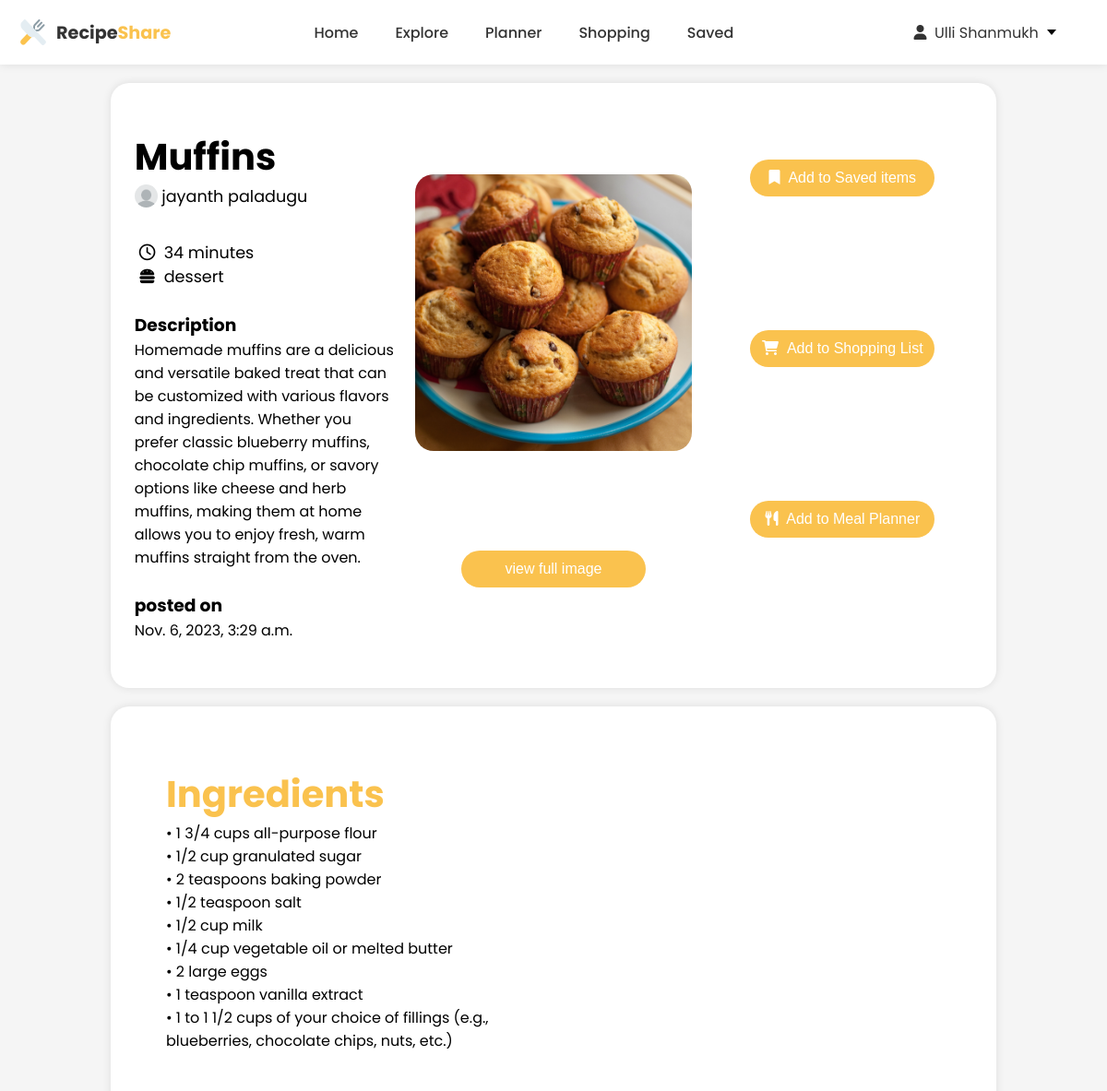
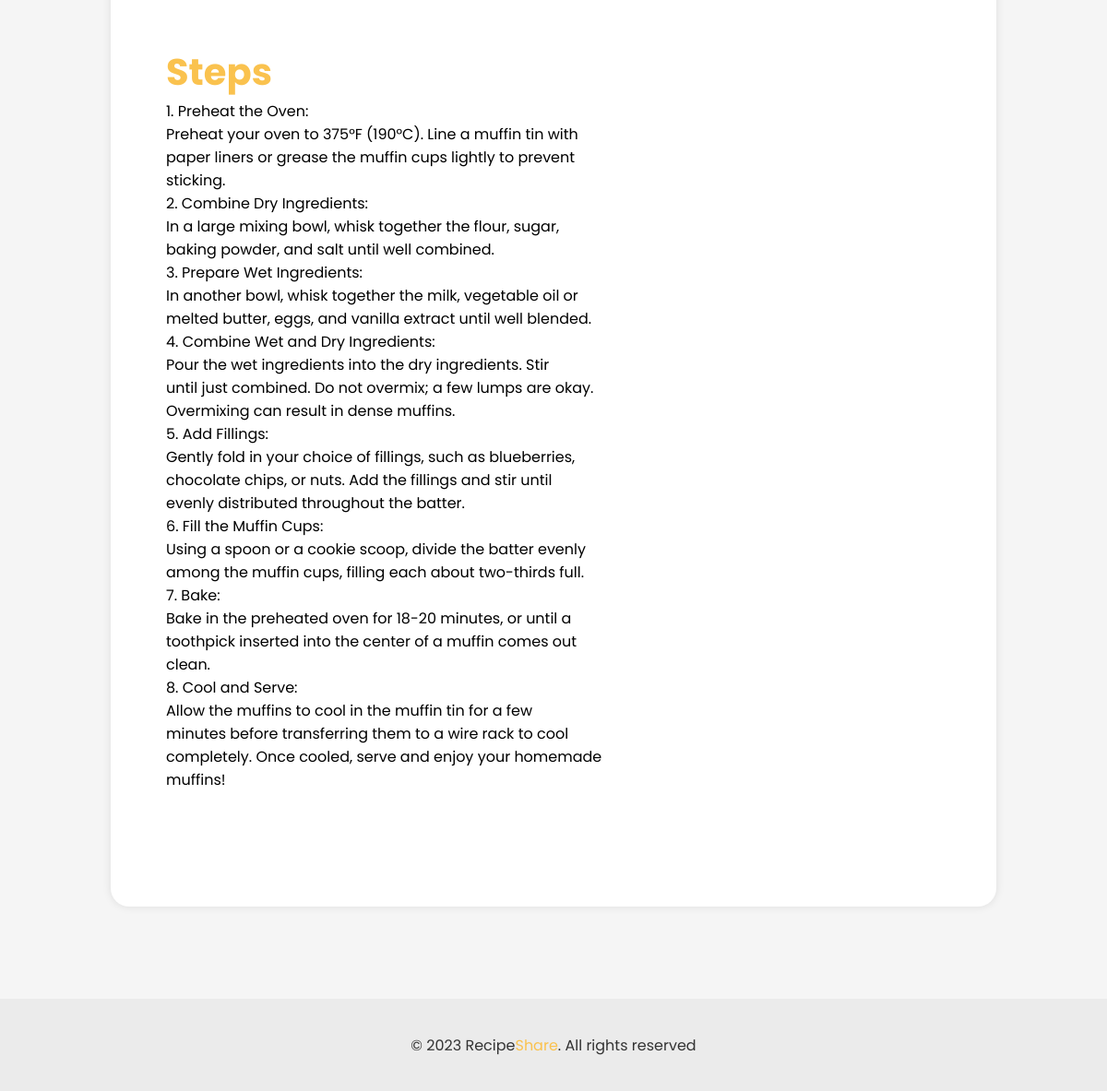
The page /post_details/30 (signed in) on the database its author committed (2 pictures, top to bottom).
### Users/models.py (models this page shows, shortened)
class CustomUser(AbstractBaseUser, PermissionsMixin):
    first_name = models.CharField(max_length=255,null=True, blank=True)
    last_name = models.CharField(max_length=255,null=True, blank=True)
    email = models.EmailField(unique=True)
    is_active = models.BooleanField(default=True)
    is_staff = models.BooleanField(default=False)
    objects = CustomUserManager()
    USERNAME_FIELD = 'email' # this is identifed as the unique identifier for the user
    REQUIRED_FIELDS = [] # this is the required field for the user

### main/models.py (models this page shows, shortened)
class UserPost(models.Model):
    user = models.ForeignKey(CustomUser, on_delete=models.CASCADE)
    recipe_name = models.CharField(max_length=100)
    recipe_image = models.ImageField(upload_to='recipes')
    recipe_time = models.CharField(max_length=100)
    description = models.TextField()
    ingredients = models.TextField()
    steps = models.TextField()
    recipe_type = models.CharField(max_length=100)
    date = models.DateTimeField(auto_now_add=True)

### main/views.py (the view)
# urls.py: path('post_details/<int:id>',views.post_details,name='post_details' ),
def post_details(request, id):
    if request.user.is_authenticated:
        post = UserPost.objects.get(id=id)
        return render(request, 'post_details.html', {'post': post})

### main/templates/post_details.html (shortened to what this page needs)
<!DOCTYPE html>
<html lang="en">
{% load static %}
<head>
    <link rel="stylesheet" href="https://cdnjs.cloudflare.com/ajax/libs/font-awesome/6.0.0-beta3/css/all.min.css" />
</head>
<body>
    <header>
        <div class="logo">
            <img src="{% static 'images/logo.png' %}" alt="logo" height="32px" width="32px" />&nbsp;Recipe<span
                style="color: #fac24e">Share</span>
        </div>
        <div class="menu">
            <a href="{% url 'home' %}">Home</a>
            <a href=" {% url 'explore' %}">Explore</a>
            <a href="{% url 'planner' %}">Planner</a>
            <a href="{% url 'shopping' %}">Shopping</a>
            <a href="{% url 'saved' %}">Saved</a>
        </div>
        <div class="dropdown">
            <div class="select">
                <span class="selected"><i class="fa-solid fa-user"></i>&nbsp;&nbsp;{{ user.first_name }} {{user.last_name }}&nbsp;</span>
                <div class="caret"></div>
            </div>
        </div>
    </header>
    <div class="post_details">
        <div class="basic_details">
            <div class="text">
                <h1 style="font-size: 2.5rem;"
                >{{ post.recipe_name }}</h1>
                <div class="author-details">
                <img src="{% static 'images/profile.png'%}" width="25px" height="25px" style="border-radius:50%;">&nbsp;
                <p> {{post.user.first_name}} {{post.user.last_name}} </p>
                </div>
                <br />
                <div class="time"><i class="fa-regular fa-clock"></i>&nbsp;&nbsp;<p>{{ post.recipe_time }} minutes</p></div>
                <div class="type">
                    <i class="fa-solid fa-burger"></i>&nbsp;&nbsp;
                    <p>{{ post.recipe_type }}</p>
                </div>
                <br />
                <h3>Description</h3>
                <p>{{ post.description }}</p>
                <br />
                <h3>posted on</h3>
                <p>{{ post.date }}</p>
            </div>
            <div class="image">
                <img src="{{ post.recipe_image.url }}" alt="post_image" height="300px" width="300px" />
                <a href="{{ post.recipe_image.url }}" target="_blank"
                ><button>view full image</button></a>
            </div>
            <div class="buttons">
                <button class="save-button" onclick="save_item()" ><i class="fa-solid fa-bookmark"></i>&nbsp;&nbsp;Add to Saved items</button> <br />
                <button class="shop-button" onclick="shop_item()"><i class="fa-solid fa-cart-shopping"></i>&nbsp;&nbsp;Add to Shopping List</button> <br />
                <button class="planner-button" onclick="openPopup()"><i class="fa-solid fa-utensils"></i>&nbsp;&nbsp;Add to Meal Planner</button> <br />
            </div>
        </div>
    </div>
    <div class="main-details">
        <div class="ingredients">
            <h1  style="font-size: 2.5rem; color: #fac24e;">Ingredients</h1>
        <p>{{ post.ingredients | linebreaks }}</p>
        </div>
        <br />
        <div class="steps">
            <h1  style="font-size: 2.5rem; color: #fac24e;">Steps</h1>
            <p>{{ post.steps | linebreaks }}</p>
        </div>
        <div class="delete">
            <button class="delete-button" onclick="delete_post()">&nbsp;&nbsp;Delete Post</button> <br />
        </div>
    </div>
    <footer>
        <p>&copy; 2023 Recipe<span style="color: #fac24e">Share</span>. All rights reserved</p>
    </footer>
</body>

### main/templates/post_details.html (style rules this page uses)
html { scroll-behavior: smooth; }
* { margin: 0; padding: 0; box-sizing: border-box; user-select: none; }
body { font-family: 'Poppins', sans-serif; background-color: #f5f5f5; }
header { display: flex; justify-content: space-between; align-items: center; padding: 10px 20px; height: 70px; background-color: #fff; box-shadow: 0 0 10px rgba(0, 0, 0, 0.1); position: fixed; width: 100%; top: 0; left: 0; z-index: 100; }
.logo { display: flex; align-items: center; font-weight: 700; font-size: 1.2rem; color: #333; }
.logo img { margin-right: 5px; }
.menu { display: flex; justify-content: space-between; align-items: center; }
.menu a { margin: 0 20px; text-decoration: none; color: #333; font-weight: 500; font-size: 1rem; transition: all ease 0.3s; }
.dropdown { min-width: 6em; position: relative; margin: 2em; }
.dropdown * { box-sizing: border-box; }
.select { font-family: 'Poppins', sans-serif; background: white; color:#333; min-width: 6.5%; display: flex; align-items: center; border: none; border-radius: 5px; padding: 0.5em; cursor: pointer; position: relative; }
.caret { color : #333; width: 0; height: 0; border-left: 5px solid transparent; border-right: 5px solid transparent; border-top: 6px solid black; transform: translateX(50%); right: 10px; }
.post_details { padding: 50px 10px; margin-top: 70px; background-color: #fff; box-shadow: 0 0 10px rgba(0, 0, 0, 0.1); border-radius: 20px; width: 80%; margin: 0 auto; margin-top: 90px; min-height: 60vh; }
.basic_details { display: flex; justify-content:space-around; align-items: top; width: 100%; overflow: hidden; }
.basic_details .text, .basic_details .image, .basic_details .buttons { width: 30%; }
.basic_details .image { display: flex; flex-direction: column; justify-content: space-around; align-items: center; text-align: center; }
.basic_details .image button { width: 200px; height: 40px; border: none; border-radius: 20px; background-color: #fac24e; color: #fff; font-weight: 500; font-size: 1rem; margin: 10px 0; cursor: pointer; }
.basic_details img { border-radius: 20px; object-fit: cover; }
.basic_details .buttons { display: flex; flex-direction: column; justify-content: space-around; align-items: center; text-align: center; }
.basic_details .buttons button { width: 200px; height: 40px; border: none; border-radius: 20px; background-color: #fac24e; color: #fff; font-weight: 500; font-size: 1rem; margin: 5px 0; cursor: pointer; }
.author-details { display: flex; align-items: top; font-size: 1.1rem; margin-bottom: 10px; }
.time { display: flex; align-items: center; font-size: 1.1rem; margin-left: 5px; }
.type { display: flex; align-items: center; font-size: 1.1rem; margin-left: 5px; }
.main-details { padding: 50px 10px; margin: 0 auto; margin-top: 20px; background-color: #fff; box-shadow: 0 0 10px rgba(0, 0, 0, 0.1); border-radius: 20px; width: 80%; min-height: 60vh; }
.main-details .ingredients { margin:50px; margin-top: 15px; }
.main-details .steps { margin:50px; margin-top: 15px; }
footer { width: 100%; height: 100px; background-color: rgb(235, 235, 235); color: #333; display: flex; flex-direction: column; align-items: center; justify-content: center; margin-top: 100px; }

### rows shown on the page
CustomUser: first_name "Ulli", last_name "Shanmukh"
UserPost: recipe_name "Muffins", user.first_name "jayanth", user.last_name "paladugu", recipe_time "34", recipe_type "dessert", description "Homemade muffins are a delicious and versatile baked treat that can be customized with various flavors and ingredients. Whether you prefer classic blueberry muffins, chocolate chip muffins, or savory options like cheese and herb muffins, making them at home allows you to enjoy fresh, warm muffins straight from the oven.", date "Nov. 6, 2023, 3:29 a.m.", recipe_image (picture), ingredients "• 1 3/4 cups all-purpose flour • 1/2 cup granulated sugar • 2 teaspoons baking powder • 1/2 teaspoon salt • 1/2 cup milk • 1/4 cup vegetable oil or melted butter • 2 large eggs • 1 teaspoon vanilla extract • 1 to 1 1/2 cups of your choice of fillings (e.g., blueberries, chocolate chips, nuts, etc.)", steps "1. Preheat the Oven: Preheat your oven to 375°F (190°C). Line a muffin tin with paper liners or grease the muffin cups lightly to prevent sticking. 2. Combine Dry Ingredients: In a large mixing bowl, whisk together the flour, sugar, baking powder, and salt until well combined. 3. Prepare Wet Ingredients: In another bowl, whisk together the milk, vegetable oil or melted butter, eggs, and vanilla extract until well blended. 4. Combine Wet and Dry Ingredients: Pour the wet ingredients into the dry ingredients. Stir until just combined. Do not overmix; a few lumps are okay. Overmixing can result in dense muffins. 5. Add Fillings: Gently fold in your choice of fillings, such as blueberries,…"
